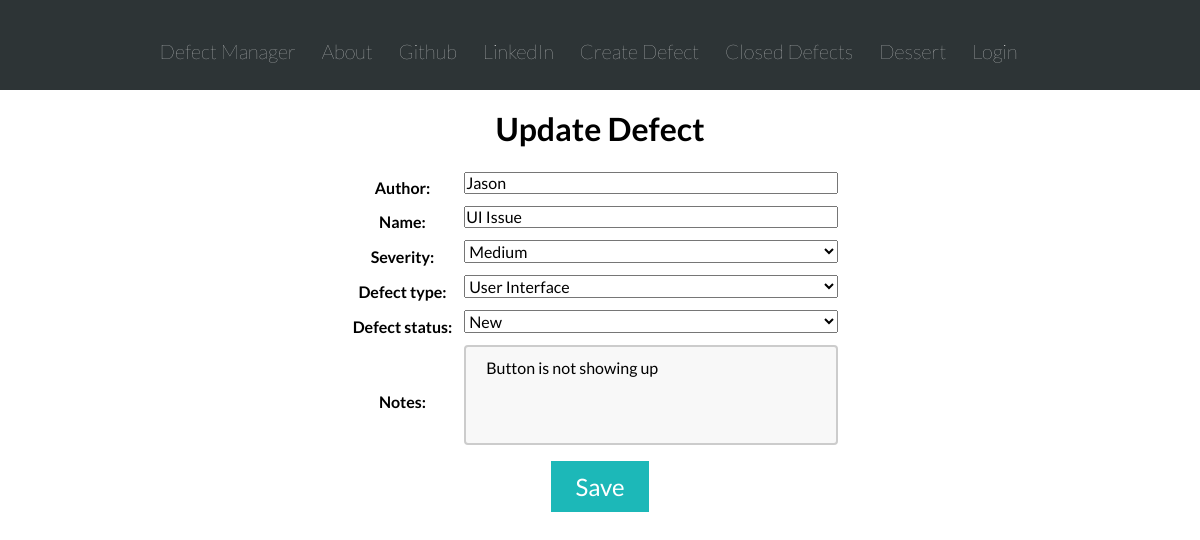
/update/defect/1, run on the app's committed database.
### defect_manager_app/models.py (models this page shows, shortened)
class Defect(models.Model):
    DEFECT_STATUS_NEW = 'New'
    DEFECT_STATUS_OPEN = 'Open'
    DEFECT_STATUS_REJECTED = 'Rejected'
    DEFECT_STATUS_FIXED = 'Fixed'
    DEFECT_STATUS_CLOSE = 'Closed'
    DEFECT_STATUS_CHOICES = [
    (DEFECT_STATUS_NEW, 'New'),
    (DEFECT_STATUS_OPEN, 'Open'),
    (DEFECT_STATUS_REJECTED, 'Rejected'),
    (DEFECT_STATUS_FIXED, 'Fixed'),
    (DEFECT_STATUS_CLOSE, 'Closed'),
    ]
    DEFECT_TYPE_CONFIG = 'Configuration'
    DEFECT_TYPE_TESTERROR = 'Tester Error'
    DEFECT_TYPE_UI = 'User Interface'
    DEFECT_TYPE_OTHER = 'Other'
    DEFECT_TYPE_CHOICES = [
    (DEFECT_TYPE_CONFIG, 'Configuration'),
    (DEFECT_TYPE_TESTERROR, 'Tester Error'),
    (DEFECT_TYPE_UI, 'User Interface'),
    (DEFECT_TYPE_OTHER, 'OTHER'),
    ]
    DEFECT_SEVERITY_LOW = 'Low'
    DEFECT_SEVERITY_MEDIUM = 'Medium'
    DEFECT_SEVERITY_HIGH = 'High'
    DEFECT_SEVERITY_CHOICES = [
    (DEFECT_SEVERITY_LOW, 'Low'),
    (DEFECT_SEVERITY_MEDIUM, 'Medium'),
    (DEFECT_SEVERITY_HIGH, 'High'),
    ]
    author = models.CharField(max_length=256)
    defect_status = models.CharField(max_length=10,
                                    choices=DEFECT_STATUS_CHOICES,
                                    default=DEFECT_STATUS_NEW,
                                    )
    defect_type = models.CharField(max_length=64,
                                    choices=DEFECT_TYPE_CHOICES,
                                    default=DEFECT_TYPE_CONFIG,
                                    )
    severity = models.CharField(max_length=8,
                                choices=DEFECT_SEVERITY_CHOICES,
                                default='',
                                )
    name = models.CharField(max_length=200, default='')
    created_date = models.DateTimeField(default=timezone.now)
    close_date = models.DateTimeField(blank=True, null=True)
    notes = models.TextField()
    modified_date = models.DateTimeField(blank=True, null=True)

### defect_manager_app/views.py (the view)
# urls.py: path('update/defect/<int:pk>', views.update_defect, name='update_defect'),
def update_defect(request, pk):
    defect = get_object_or_404(Defect, pk=pk)
    if request.method == "POST":
        form = DefectForm(request.POST, instance=defect)
        defect.modified()
        form.save()
        return redirect('defect_manager_app:defect_detail', pk=defect.pk)
    else:
        form = DefectForm(instance=defect)
    return render(request, 'defect_manager_app/defect_form.html', {'form':form})

### defect_manager_app/forms.py
class DefectForm(forms.ModelForm):
    class Meta:
        model = Defect
        fields = ('author','name', 'severity', 'defect_type', 'defect_status', 'notes')
        widgets = {
            'author': forms.TextInput(attrs={'class': 'nameinputclass all-widgets'}),
            'name': forms.TextInput(attrs={'class': 'nameinputclass all-widgets'}),
            'notes': forms.Textarea(attrs={'class': 'textinputclass all-widgets'}),
            'severity': forms.Select(attrs={'class': 'dropdownclass all-widgets'}, choices=Defect.DEFECT_SEVERITY_CHOICES),
            'defect_type': forms.Select(attrs={'class': 'dropdownclass all-widgets'}, choices=Defect.DEFECT_TYPE_CHOICES),
            'defect_status': forms.Select(attrs={'class': 'dropdownclass all-widgets'}, choices=Defect.DEFECT_STATUS_CHOICES),
        }

### defect_manager_app/templates/defect_manager_app/defect_form.html (shortened to what this page needs)
{% extends 'defect_manager_app/base.html' %}
{% block content %}
<div class='defect-form-section row'>
  <h1>
    {% if not form.instance.pk %}
      Create Defect
    {% else %}
      Update Defect
    {% endif %}
  </h1>
  <form method="POST" class="defect-form">
    <table class="defect-form-table">
      {{ form.as_table}}
    </table>
    <button type="submit" class='btn-primary' name="button">Save</button>
  </form>
</div>
{% endblock %}

### defect_manager_app/static/defect_manager_app/css/style.css (style rules this page uses)
* { margin: 0; padding: 0; box-sizing: border-box; }
html { color: black; font-family: 'Lato', 'Arial', 'sans-serif'; font-weight: 300; font-size: 1em; text-rendering: optimizeLegibility; background-color: #ffffff; }
.row { max-width: 1140px; margin: 0 auto 0 auto; }
.defect-form-section { text-align: center; }
.defect-form-table { margin: 0 auto 0 auto; }
.all-widgets { margin-bottom:10px; }
.nameinputclass { width: 95%; }
.textinputclass { padding: 12px 20px; box-sizing: border-box; border: 2px solid #ccc; border-radius: 4px; background-color: #f8f8f8; resize: none; width: 95%; height: 100px; font-size: 1em; }
.dropdownclass { width: 95%; }
.btn-primary { background-color: #1cb8b8; border: none; color: white; padding: .5em 1em; font-size: 1.5em; }

### data on the page
Defect: author "Jason", name "UI Issue", severity "Medium", defect_type "User Interface", defect_status "New", notes "Button is not showing up"
